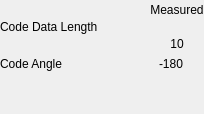
                          <widget class="QWidget" name="tab_setupTool_4_ModGuiMain">
                           <attribute name="title">
                            <string>Tab 4</string>
                           </attribute>
                           <layout class="QVBoxLayout" name="verticalLayout_20">
                            <property name="spacing">
                             <number>0</number>
                            </property>
                            <property name="leftMargin">
                             <number>0</number>
                            </property>
                            <property name="topMargin">
                             <number>0</number>
                            </property>
                            <property name="rightMargin">
                             <number>0</number>
                            </property>
                            <property name="bottomMargin">
                             <number>0</number>
                            </property>
                            <item>
                             <layout class="QVBoxLayout" name="verticalLayout_21">
                              <property name="spacing">
                               <number>0</number>
                              </property>
                              <item>
                               <layout class="QHBoxLayout" name="horizontalLayout_34">
                                <property name="spacing">
                                 <number>0</number>
                                </property>
                                <item>
                                 <spacer name="horizontalSpacer_34">
                                  <property name="orientation">
                                   <enum>Qt::Horizontal</enum>
                                  </property>
                                  <property name="sizeType">
                                   <enum>QSizePolicy::Fixed</enum>
                                  </property>
                                  <property name="sizeHint" stdset="0">
                                   <size>
                                    <width>150</width>
                                    <height>20</height>
                                   </size>
                                  </property>
                                 </spacer>
                                </item>
                                <item>
                                 <widget class="QLabel" name="label_tab4_Measured">
                                  <property name="text">
                                   <string>Measured</string>
                                  </property>
                                  <property name="alignment">
                                   <set>Qt::AlignCenter</set>
                                  </property>
                                 </widget>
                                </item>
                               </layout>
                              </item>
                              <item>
                               <widget class="QLabel" name="label_tab4_CodeDataLength">
                                <property name="text">
                                 <string>Code Data Length</string>
                                </property>
                               </widget>
                              </item>
                              <item>
                               <layout class="QHBoxLayout" name="horizontalLayout_33">
                                <property name="spacing">
                                 <number>0</number>
                                </property>
                                <item>
                                 <spacer name="horizontalSpacer_33">
                                  <property name="orientation">
                                   <enum>Qt::Horizontal</enum>
                                  </property>
                                  <property name="sizeType">
                                   <enum>QSizePolicy::Fixed</enum>
                                  </property>
                                  <property name="sizeHint" stdset="0">
                                   <size>
                                    <width>150</width>
                                    <height>20</height>
                                   </size>
                                  </property>
                                 </spacer>
                                </item>
                                <item>
                                 <widget class="QLabel" name="label_tab4_showLengDataCode">
                                  <property name="text">
                                   <string>10</string>
                                  </property>
                                  <property name="alignment">
                                   <set>Qt::AlignCenter</set>
                                  </property>
                                 </widget>
                                </item>
                               </layout>
                              </item>
                              <item>
                               <layout class="QHBoxLayout" name="horizontalLayout_32">
                                <property name="spacing">
                                 <number>0</number>
                                </property>
                                <item>
                                 <widget class="QLabel" name="label_tab4_CodeAngle">
                                  <property name="sizePolicy">
                                   <sizepolicy hsizetype="Fixed" vsizetype="Preferred">
                                    <horstretch>0</horstretch>
                                    <verstretch>0</verstretch>
                                   </sizepolicy>
                                  </property>
                                  <property name="minimumSize">
                                   <size>
                                    <width>50</width>
                                    <height>0</height>
                                   </size>
                                  </property>
                                  <property name="text">
                                   <string>Code Angle</string>
                                  </property>
                                 </widget>
                                </item>
                                <item>
                                 <spacer name="horizontalSpacer_32">
                                  <property name="orientation">
                                   <enum>Qt::Horizontal</enum>
                                  </property>
                                  <property name="sizeType">
                                   <enum>QSizePolicy::Fixed</enum>
                                  </property>
                                  <property name="sizeHint" stdset="0">
                                   <size>
                                    <width>75</width>
                                    <height>20</height>
                                   </size>
                                  </property>
                                 </spacer>
                                </item>
                                <item>
                                 <widget class="QLabel" name="label_tab4_showAngleCode">
                                  <property name="text">
                                   <string>-180</string>
                                  </property>
                                  <property name="alignment">
                                   <set>Qt::AlignCenter</set>
                                  </property>
                                 </widget>
                                </item>
                               </layout>
                              </item>
                              <item>
                               <spacer name="verticalSpacer_4">
                                <property name="orientation">
                                 <enum>Qt::Vertical</enum>
                                </property>
                                <property name="sizeHint" stdset="0">
                                 <size>
                                  <width>20</width>
                                  <height>40</height>
                                 </size>
                                </property>
                               </spacer>
                              </item>
                             </layout>
                            </item>
                           </layout>
                          </widget>
